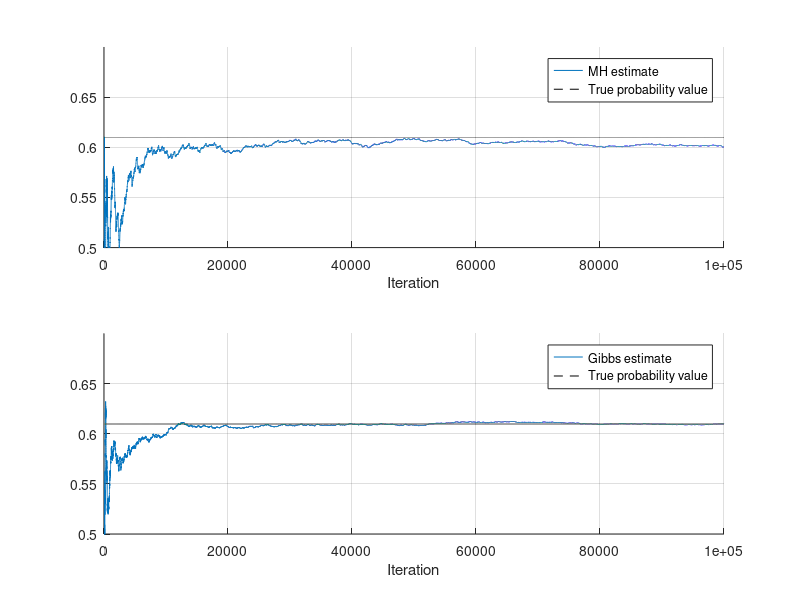

Recreate this plot in MATLAB.
function [] = PartyAnimal_MCMC()   % Code written by Suraj Keshri
% Party Animal: Exercise 3.1 from Barber

% x are the realizations (P D U H A), in this order
cur_x = [0 0 0 1 1];
cur_lik = PA_prob(cur_x);

Nsteps = 100000;

% Now run Metropolis-Hastings
mh_iter = zeros(Nsteps,1);
for n=1:Nsteps
    
    prp_x = cur_x;
    idx = randi(3);
    prp_x(idx) = ~prp_x(idx);
    prp_lik = PA_prob(prp_x);
    
    if rand < prp_lik/cur_lik
        cur_x = prp_x;
        cur_lik = prp_lik;
    end
    
    mh_iter(n) = cur_x(1);
end

P_avg_MH = sum(mh_iter)/Nsteps;

% Now run Gibbs
g_iters = zeros(Nsteps,1);
cur_x = [0 0 0 1 1];
for n=1:Nsteps
    for m=1:3
        p0 = PA_prob([cur_x(1:(m-1)) 0 cur_x((m+1):5)]);
        p1 = PA_prob([cur_x(1:(m-1)) 1 cur_x((m+1):5)]);
        if rand < p0/(p0+p1);
            cur_x(m) = 0;
        else
            cur_x(m) = 1;
        end
    end
    g_iters(n) = cur_x(1);
end

P_avg_G = sum(g_iters)/Nsteps;

% Now plot convergence of the two algorithm
figure;
subplot(2,1,1);
hold on;
plot(cumsum(mh_iter)./(1:Nsteps)');
ylim([0.5 0.7])
plot(0.609659561*ones(Nsteps,1),'k--')
grid on
hold off;
xlabel('Iteration');
legend('MH estimate','True probability value');

subplot(2,1,2);
hold on;
plot(cumsum(g_iters)./(1:Nsteps)');
plot(0.609659561*ones(Nsteps,1),'k--')  % The true answer
ylim([0.5 0.7])
grid on
hold off;
xlabel('Iteration');
legend('Gibbs estimate','True probability value');
end

%*************************************************************************
function p = PA_prob(x)

% x are the realizations (P D U H A), in this order

p = 0.2*(x(1)==1)+0.8*(x(1)==0);      % P
p = p*(0.4*(x(2)==1)+0.6*(x(2)==0));  % D
p = p*( (x(1)==1 && x(2)==1)*(0.999*(x(3)==1)+0.001*(x(3)==0)) + ...  
        (x(1)==1 && x(2)==0)*(0.9*(x(3)==1)+0.1*(x(3)==0)) + ... 
        (x(1)==0 && x(2)==1)*(0.9*(x(3)==1)+0.1*(x(3)==0)) + ...
        (x(1)==0 && x(2)==0)*(0.01*(x(3)==1)+0.99*(x(3)==0))); % U|P,D
p = p*( (x(1)==1)*(0.9*(x(4)==1)+0.1*(x(4)==0)) + ...
        (x(1)==0)*(0.2*(x(4)==1)+0.8*(x(4)==0))); % H|P
p = p*( (x(3)==1)*(0.95*(x(5)==1)+0.05*(x(5)==0)) + ...
        (x(3)==0)*(0.5*(x(5)==1)+0.5*(x(5)==0))); % A|U
end
